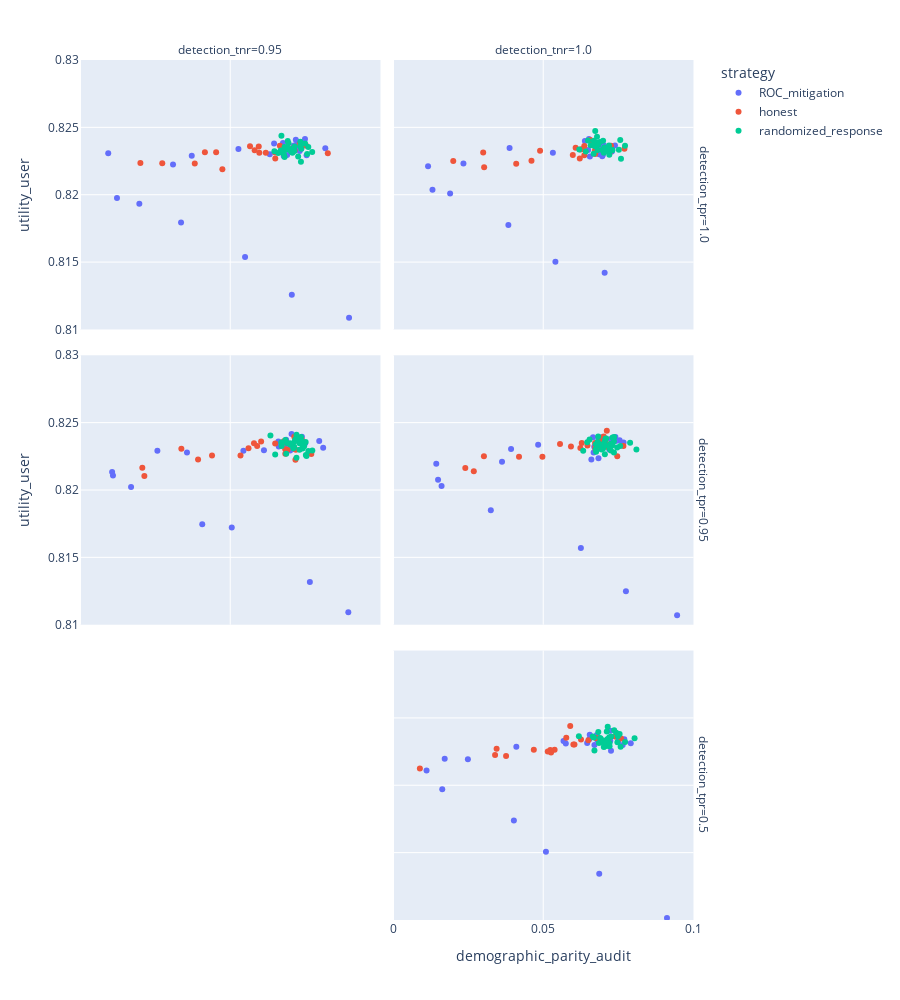

The notebook cell this image was saved under:
### Code cell
fig = px.scatter(
    audit,
    x="demographic_parity_audit",
    y="utility_user",
    color="strategy",
    facet_row="detection_tpr",
    facet_col="detection_tnr",
    hover_data=["strategy_json", "model_json", "model_name"],
    height=1_000,
)
fig.update_xaxes(range=[0, 0.1])
fig.update_yaxes(range=[0.81, 0.83])
fig.show()
